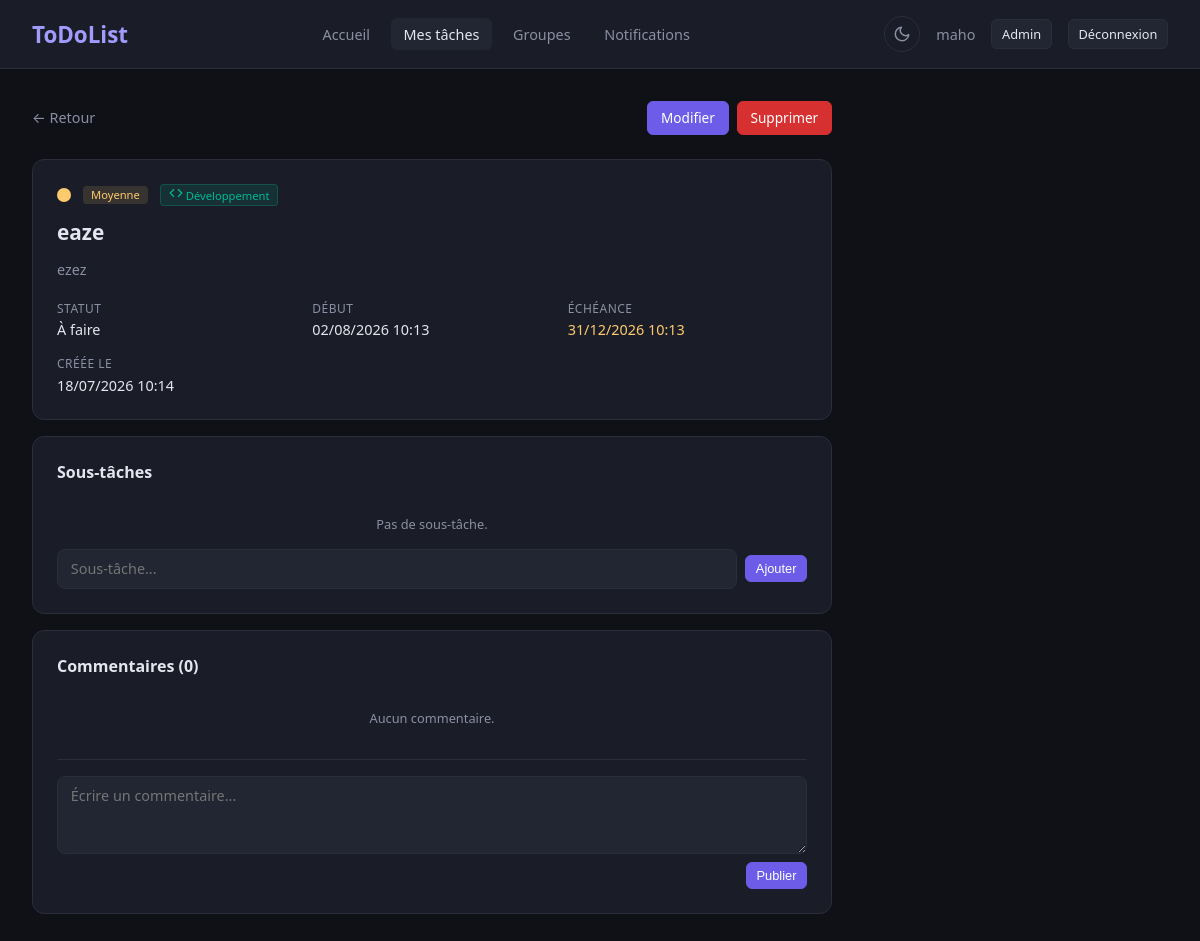
Screenshot of /taches/25/ (signed in) with the database file from the repository.
### utilisateur/models.py (models this page shows, shortened)
class User(AbstractUser):
    ROLE_CHOICES = (
        ('user', 'Utilisateur'),
        ('manager', 'Gestionnaire'),
        ('admin', 'Administrateur'),
    )
    email = models.EmailField(
        unique=True
    )
    phone = models.CharField(
        max_length=20,
        blank=True,
        null=True
    )
    avatar = models.ImageField(
        upload_to="avatars/",
        blank=True,
        null=True
    )
    bio = models.TextField(
        blank=True,
        null=True
    )
    role = models.CharField(
        max_length=20,
        choices=ROLE_CHOICES,
        default='user'
    )
    date_of_birth = models.DateField(
        blank=True,
        null=True
    )
    location = models.CharField(
        max_length=100,
        blank=True,
        null=True
    )
    created_at = models.DateTimeField(
        auto_now_add=True
    )
    updated_at = models.DateTimeField(
        auto_now=True
    )

### todos/models.py (models this page shows, shortened)
class Tache(models.Model):
    PRIORITY = (
        ("low", "Basse"),
        ("medium", "Moyenne"),
        ("high", "Haute"),
        ("urgent", "Urgente"),
    )
    STATUS = (
        ("todo", "À faire"),
        ("done", "Terminé"),
    )
    user = models.ForeignKey(
        settings.AUTH_USER_MODEL,
        on_delete=models.CASCADE,
        related_name="taches"
    )
    groupe = models.ForeignKey(
        Groupe,
        on_delete=models.SET_NULL,
        null=True,
        blank=True,
        related_name="taches"
    )
    title = models.CharField(max_length=200)
    description = models.TextField(
        blank=True,
        null=True
    )
    categorie = models.ForeignKey(
        Categorie,
        on_delete=models.SET_NULL,
        null=True,
        blank=True
    )
    priority = models.CharField(
        max_length=20,
        choices=PRIORITY,
        default="medium"
    )
    status = models.CharField(
        max_length=20,
        choices=STATUS,
        default="todo"
    )
    start_date = models.DateTimeField(
        null=True,
        blank=True
    )
    deadline = models.DateTimeField(
        null=True,
        blank=True
    )
    completed_at = models.DateTimeField(
        null=True,
        blank=True
    )
    created_at = models.DateTimeField(
        auto_now_add=True
    )
    updated_at = models.DateTimeField(
        auto_now=True
    )

class Categorie(models.Model):
    nom = models.CharField(max_length=100)
    description = models.CharField(max_length=255, blank=True, default="")
    icon = models.CharField(max_length=50, blank=True, default="")
    couleur = models.CharField(max_length=20, default="#000000")

### todos/views.py (the view, shortened to what this page needs)
# urls.py: path("taches/<int:pk>/", views.tache_detail, name="tache_detail"),
@login_required
def tache_detail(request, pk):
    tache = get_object_or_404(Tache, pk=pk, user=request.user)
    update_task_statuses(request.user)
    sous_taches = tache.sous_taches.all()
    comments = tache.comments.order_by("-created_at")
    sub_form = SousTacheForm()
    comment_form = CommentForm()
    total_sub = sous_taches.count()
    done_sub = sous_taches.filter(completed=True).count()
    return render(request, "tache_detail.html", {
        "tache": tache,
        "sous_taches": sous_taches,
        "comments": comments,
        "sub_form": sub_form,
        "comment_form": comment_form,
        "total_sub": total_sub,
        "done_sub": done_sub,
    })

### todos/forms.py
class SousTacheForm(forms.ModelForm):
    class Meta:
        model = SousTache
        fields = ["title"]
        widgets = {
            "title": forms.TextInput(attrs={
                "class": "form-input",
                "placeholder": "Sous-tâche...",
            }),
        }

class CommentForm(forms.ModelForm):
    class Meta:
        model = Comment
        fields = ["content"]
        widgets = {
            "content": forms.Textarea(attrs={
                "class": "form-input",
                "placeholder": "Écrire un commentaire...",
                "rows": 3,
            }),
        }
        labels = {
            "content": "",
        }

### todos/context_processors.py (called while the page is built)
def unread_notification_count(request):
    if request.user.is_authenticated:
        count = Notification.objects.filter(user=request.user, is_read=False).count()
        return {"unread_notification_count": count}
    return {}

### todos/templatetags/icon_tags.py (called while the page is built)
@register.simple_tag
def render_icon(icon_name, size=18):
    svg = ICONS.get(icon_name, "")
    if svg and size != 18:
        svg = svg.replace('width="18"', f'width="{size}"')
        svg = svg.replace('height="18"', f'height="{size}"')
    return mark_safe(svg)

### todos/utils.py (called while the page is built)
def update_task_statuses(user):
    now = timezone.now()
    Tache.objects.filter(
        user=user,
        deadline__isnull=False,
        deadline__gte=now,
        completed_at__isnull=True,
    ).exclude(status="done").update(status="todo")
    Tache.objects.filter(
        user=user,
        deadline__isnull=False,
        deadline__lt=now,
        completed_at__isnull=True,
    ).exclude(status="done").update(status="done", completed_at=now)
    Tache.objects.filter(
        user=user,
        deadline__isnull=True,
        start_date__isnull=False,
        start_date__lte=now,
        status="todo",
        completed_at__isnull=True,
    ).update(status="done", completed_at=now)

### todos/templates/tache_detail.html (shortened to what this page needs)
{% extends "base.html" %}
{% load icon_tags %}
{% block content %}
<div class="detail-container">
    <div class="detail-header">
        <a href="{% url 'tache_list' %}" class="back-link">&larr; Retour</a>
        <div class="detail-actions">
            <a href="{% url 'tache_edit' pk=tache.pk %}" class="btn btn-primary">Modifier</a>
            <a href="{% url 'tache_delete' pk=tache.pk %}" class="btn btn-danger">Supprimer</a>
        </div>
    </div>
    <div class="detail-card">
        <div class="detail-top">
            <span class="task-status status-{{ tache.status }} status-lg"></span>
            <span class="priority-badge priority-{{ tache.priority }}">{{ tache.get_priority_display }}</span>
            {% if tache.categorie %}
                <span class="tag" style="background-color: {{ tache.categorie.couleur }}20; color: {{ tache.categorie.couleur }}; border: 1px solid {{ tache.categorie.couleur }}40;">{% render_icon tache.categorie.icon 14 %} {{ tache.categorie.nom }}</span>
            {% endif %}
        </div>
        <h2>{{ tache.title }}</h2>
        {% if tache.description %}
            <p class="detail-desc">{{ tache.description }}</p>
        {% endif %}
        <div class="detail-meta">
            <div class="meta-item">
                <span class="meta-label">Statut</span>
                <span class="meta-value">{{ tache.get_status_display }}</span>
            </div>
            {% if tache.start_date %}
            <div class="meta-item">
                <span class="meta-label">Début</span>
                <span class="meta-value">{{ tache.start_date|date:"d/m/Y H:i" }}</span>
            </div>
            {% endif %}
            {% if tache.deadline %}
            <div class="meta-item">
                <span class="meta-label">Échéance</span>
                <span class="meta-value deadline">{{ tache.deadline|date:"d/m/Y H:i" }}</span>
            </div>
            {% endif %}
            <div class="meta-item">
                <span class="meta-label">Créée le</span>
                <span class="meta-value">{{ tache.created_at|date:"d/m/Y H:i" }}</span>
            </div>
        </div>
    </div>
    <div class="detail-card">
        <h3>Sous-tâches {% if total_sub > 0 %}<span class="sub-progress">{{ done_sub }}/{{ total_sub }}</span>{% endif %}</h3>
        {% if sous_taches %}
        <ul class="subtask-list">
            {% for st in sous_taches %}
            <li class="subtask-item {% if st.completed %}completed{% endif %}">
                <form method="post" class="inline-form">
                    {% csrf_token %}
                    <input type="hidden" name="toggle_subtask" value="1">
                    <input type="hidden" name="subtask_id" value="{{ st.pk }}">
                    <button type="submit" class="subtask-check">{% if st.completed %}&#9745;{% else %}&#9744;{% endif %}</button>
                </form>
                <span class="subtask-title">{{ st.title }}</span>
                <form method="post" class="inline-form">
                    {% csrf_token %}
                    <input type="hidden" name="delete_subtask" value="1">
                    <input type="hidden" name="subtask_id" value="{{ st.pk }}">
                    <button type="submit" class="subtask-delete">&times;</button>
                </form>
            </li>
            {% endfor %}
        </ul>
        {% else %}
        <p class="empty-state-sm">Pas de sous-tâche.</p>
        {% endif %}
        <form method="post" class="subtask-add">
            {{ sub_form.title }}
            <button type="submit" class="btn btn-primary btn-sm">Ajouter</button>
        </form>
    </div>
    <div class="detail-card">
        <h3>Commentaires ({{ comments.count }})</h3>
        {% if comments %}
        <div class="comment-list">
            {% for comment in comments %}
            <div class="comment-item">
                <span class="comment-user">{{ comment.user.username }}</span>
                <span class="comment-date">{{ comment.created_at|date:"d/m/Y H:i" }}</span>
                <p class="comment-text">{{ comment.content }}</p>
            </div>
            {% endfor %}
        </div>
        {% else %}
        <p class="empty-state-sm">Aucun commentaire.</p>
        {% endif %}
        <form method="post" class="comment-add">
            {{ comment_form.content }}
            <button type="submit" class="btn btn-primary btn-sm">Publier</button>
        </form>
    </div>
</div>
{% endblock %}

### todos/templates/base.html (shortened to what this page needs)
{% load static %}
<!DOCTYPE html>
<html lang="fr" data-theme="dark">
<head>
    <link rel="stylesheet" href="{% static 'css/accueil.css' %}">
</head>
<body>
    <nav class="navbar">
        <div class="nav-brand">
            <a href="{% url 'accueil' %}"><h1>ToDoList</h1></a>
        </div>
        <div class="nav-links">
            <a href="{% url 'accueil' %}" class="nav-link {% if request.resolver_match.url_name == 'accueil' %}active{% endif %}">Accueil</a>
            <a href="{% url 'tache_list' %}" class="nav-link {% if 'tache' in request.resolver_match.url_name %}active{% endif %}">Mes tâches</a>
            <a href="{% url 'groupe_list' %}" class="nav-link {% if 'groupe' in request.resolver_match.url_name %}active{% endif %}">Groupes</a>
            <a href="{% url 'notifications' %}" class="nav-link {% if request.resolver_match.url_name == 'notifications' %}active{% endif %}">
                Notifications
            </a>
        </div>
        <div class="nav-user">
            <button class="theme-toggle" id="theme-toggle" title="Changer de thème">
                <svg class="icon-moon" xmlns="http://www.w3.org/2000/svg" width="18" height="18" viewBox="0 0 24 24" fill="none" stroke="currentColor" stroke-width="2" stroke-linecap="round" stroke-linejoin="round"><path d="M21 12.79A9 9 0 1 1 11.21 3 7 7 0 0 0 21 12.79z"/></svg>
            </button>
            <span>{{ user.username }}</span>
            <a href="{% url 'admin:index' %}" class="btn btn-sm">Admin</a>
            <a href="{% url 'logout' %}" class="btn btn-sm">Déconnexion</a>
        </div>
    </nav>
    <main class="container">
        {% block content %}{% endblock %}
    </main>
</body>
</html>

### todos/static/css/accueil.css (style rules this page uses)
* { margin: 0; padding: 0; box-sizing: border-box; }
:root { --bg: #0f1117; --surface: #1a1d27; --surface-hover: #222632; --border: #2a2e3b; --text: #e4e6ef; --text-muted: #8b8fa3; --accent: #6c5ce7; --accent-light: #a29bfe; --todo: #fdcb6e; --progress: #74b9ff; --done: #00b894; --cancelled: #636e72; --urgent: #d63031; --high: #e17055; --medium: #fdcb6e; --low: #00b894; --radius: 12px; --shadow: 0 2px 12px rgba(0, 0, 0, 0.3); }
body { font-family: 'Segoe UI', system-ui, -apple-system, sans-serif; background-color: var(--bg); color: var(--text); min-height: 100vh; }
.navbar { display: flex; justify-content: space-between; align-items: center; padding: 1rem 2rem; background-color: var(--surface); border-bottom: 1px solid var(--border); position: sticky; top: 0; z-index: 100; }
.nav-brand a { text-decoration: none; }
.nav-brand h1 { font-size: 1.4rem; font-weight: 700; color: var(--accent-light); }
.nav-links { display: flex; gap: 0.5rem; }
.nav-link { color: var(--text-muted); text-decoration: none; padding: 0.4rem 0.8rem; border-radius: 6px; font-size: 0.9rem; transition: color 0.2s, background 0.2s; }
.nav-link:hover, .nav-link.active { color: var(--text); background: var(--surface-hover); }
.nav-user { display: flex; align-items: center; gap: 1rem; color: var(--text-muted); font-size: 0.9rem; }
.btn { padding: 0.4rem 0.8rem; border-radius: 6px; border: 1px solid var(--border); background: var(--surface-hover); color: var(--text); text-decoration: none; font-size: 0.85rem; cursor: pointer; transition: background 0.2s; }
.container { max-width: 1200px; margin: 0 auto; padding: 2rem; }
.task-status { width: 10px; height: 10px; border-radius: 50%; flex-shrink: 0; }
.status-todo { background: var(--todo); }
.tag { font-size: 0.7rem; padding: 0.1rem 0.5rem; border-radius: 4px; font-weight: 500; }
.priority-badge { font-size: 0.7rem; padding: 0.1rem 0.5rem; border-radius: 4px; font-weight: 500; }
.priority-medium { background: #fdcb6e20; color: var(--medium); }
.btn-primary { background: var(--accent); border-color: var(--accent); color: #fff; }
.btn-danger { background: var(--urgent); border-color: var(--urgent); color: #fff; }
.btn-sm { padding: 0.3rem 0.6rem; font-size: 0.8rem; }
.theme-toggle { background: none; border: 1px solid var(--border); border-radius: 50%; width: 36px; height: 36px; display: flex; align-items: center; justify-content: center; cursor: pointer; color: var(--text-muted); transition: all 0.2s; flex-shrink: 0; }
.theme-toggle svg { width: 18px; height: 18px; }
.back-link { color: var(--text-muted); text-decoration: none; font-size: 0.9rem; transition: color 0.2s; }
.form-input { width: 100%; padding: 0.6rem 0.8rem; border-radius: 8px; border: 1px solid var(--border); background: var(--surface-hover); color: var(--text); font-size: 0.9rem; font-family: inherit; transition: border-color 0.2s; }
textarea.form-input { resize: vertical; }
.detail-container { max-width: 800px; }
.detail-header { display: flex; justify-content: space-between; align-items: center; margin-bottom: 1.5rem; }
.detail-actions { display: flex; gap: 0.5rem; }
.detail-card { background: var(--surface); border: 1px solid var(--border); border-radius: var(--radius); padding: 1.5rem; margin-bottom: 1rem; }
.detail-card h3 { font-size: 1rem; font-weight: 600; margin-bottom: 1rem; }
.detail-top { display: flex; align-items: center; gap: 0.75rem; margin-bottom: 0.75rem; }
.status-lg { width: 14px; height: 14px; }
.detail-card h2 { font-size: 1.3rem; font-weight: 600; margin-bottom: 0.75rem; }
.detail-desc { font-size: 0.9rem; color: var(--text-muted); line-height: 1.6; margin-bottom: 1.2rem; }
.detail-meta { display: grid; grid-template-columns: repeat(auto-fill, minmax(180px, 1fr)); gap: 1rem; }
.meta-item { display: flex; flex-direction: column; gap: 0.2rem; }
.meta-label { font-size: 0.75rem; color: var(--text-muted); text-transform: uppercase; letter-spacing: 0.5px; }
.meta-value { font-size: 0.9rem; font-weight: 500; }
.meta-value.deadline { color: var(--todo); }
.subtask-add { display: flex; gap: 0.5rem; align-items: center; }
.subtask-add .form-input { flex: 1; }
.empty-state-sm { color: var(--text-muted); font-size: 0.8rem; text-align: center; padding: 1rem 0; }
.comment-add { display: flex; flex-direction: column; gap: 0.5rem; margin-top: 1rem; padding-top: 1rem; border-top: 1px solid var(--border); }
.comment-add .form-input { width: 100%; }
.comment-add .btn { align-self: flex-end; }

### rows the page displays
User: username "maho"
Tache: priority "Moyenne", categorie.nom "Développement", title "eaze", description "ezez", status "À faire", start_date "02/08/2026 10:13", deadline "31/12/2026 10:13", created_at "18/07/2026 10:14"

### other values shown
{{ comments.count }} "0"
